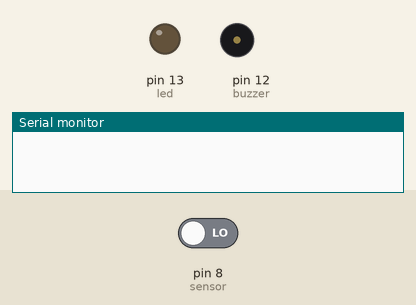
Simulated run of this sketch. Board: Arduino Uno, built with avr-gcc and run on an emulated ATmega328P. On the bench: output pins drawn as LEDs (lit = HIGH), buzzer (waves = sounding, pin HIGH), the last lines printed to the serial monitor. Inputs (shaded band) come from the test bench; at power-on: pin 8 (sensor) LOW.

Above: at 1.2 s.
1.3 s: pin 8 (sensor) driven HIGH
At 1.8 s:
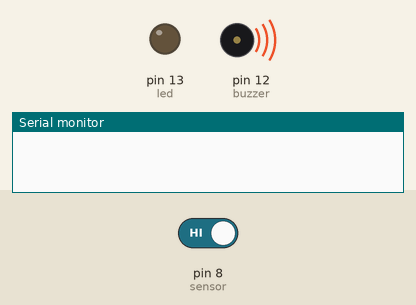
2.8 s: pin 8 (sensor) driven LOW
At 5.3 s:
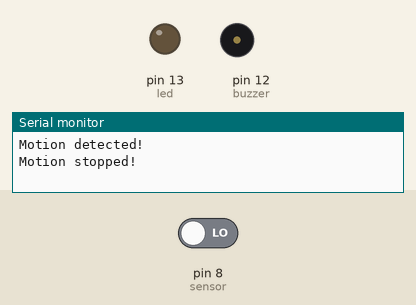
Timing chart, 0 to 6.8 s (numbered marks = the images above; inputs shaded):
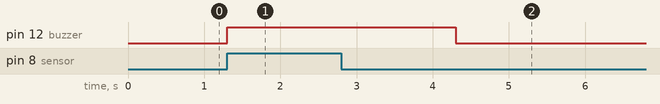

Measured:
- after the input at 1.3 s, pin 12 (buzzer): LOW → HIGH at once
- after the input at 2.8 s, pin 12 (buzzer): HIGH → LOW after 1.5 s

The sketch:

PIRMotionLEDBuzzer.ino
```cpp
//Not all code made by me some code is taken form the web

int led = 13;
int sensor = 8;
int buzzer = 12;
int state = LOW;
int val = 0;

void setup() {
  pinMode(led, OUTPUT);
  pinMode(sensor, INPUT);
  pinMode(buzzer, OUTPUT);
  Serial.begin(9600);
}

void loop(){
  val = digitalRead(sensor);
  if (val == HIGH) {
    digitalWrite(9, LOW);
    digitalWrite(11, HIGH);
    digitalWrite(12, HIGH);
    delay(3000);

    if (state == LOW) {
      Serial.println("Motion detected!");
      state = HIGH;
    }
  }
  else {
      digitalWrite(11, LOW);
      digitalWrite(9, HIGH);
      digitalWrite(12, LOW);
      delay(20);

      if (state == HIGH){
        Serial.println("Motion stopped!");
        state = LOW;
    }
  }
}
```
